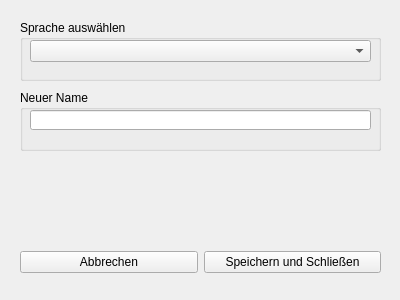
<?xml version="1.0" encoding="UTF-8"?>
<ui version="4.0">
 <class>Form</class>
 <widget class="QWidget" name="Form">
  <property name="geometry">
   <rect>
    <x>0</x>
    <y>0</y>
    <width>400</width>
    <height>300</height>
   </rect>
  </property>
  <property name="windowTitle">
   <string>Sprache ändern</string>
  </property>
  <widget class="QGroupBox" name="groupBox">
   <property name="geometry">
    <rect>
     <x>20</x>
     <y>20</y>
     <width>361</width>
     <height>61</height>
    </rect>
   </property>
   <property name="title">
    <string>Sprache auswählen</string>
   </property>
   <widget class="QComboBox" name="cBSpracheAuswaehlen">
    <property name="geometry">
     <rect>
      <x>10</x>
      <y>20</y>
      <width>341</width>
      <height>22</height>
     </rect>
    </property>
   </widget>
  </widget>
  <widget class="QGroupBox" name="groupBox_2">
   <property name="geometry">
    <rect>
     <x>20</x>
     <y>90</y>
     <width>361</width>
     <height>61</height>
    </rect>
   </property>
   <property name="title">
    <string>Neuer Name</string>
   </property>
   <widget class="QLineEdit" name="tfNeuerName">
    <property name="geometry">
     <rect>
      <x>10</x>
      <y>20</y>
      <width>341</width>
      <height>20</height>
     </rect>
    </property>
   </widget>
  </widget>
  <widget class="QWidget" name="">
   <property name="geometry">
    <rect>
     <x>20</x>
     <y>250</y>
     <width>361</width>
     <height>25</height>
    </rect>
   </property>
   <layout class="QHBoxLayout" name="horizontalLayout">
    <item>
     <widget class="QPushButton" name="btnAbbrechen">
      <property name="text">
       <string>Abbrechen</string>
      </property>
     </widget>
    </item>
    <item>
     <widget class="QPushButton" name="btnSpeichernUndSchliessen">
      <property name="text">
       <string>Speichern und Schließen</string>
      </property>
     </widget>
    </item>
   </layout>
  </widget>
 </widget>
 <resources/>
 <connections/>
</ui>
